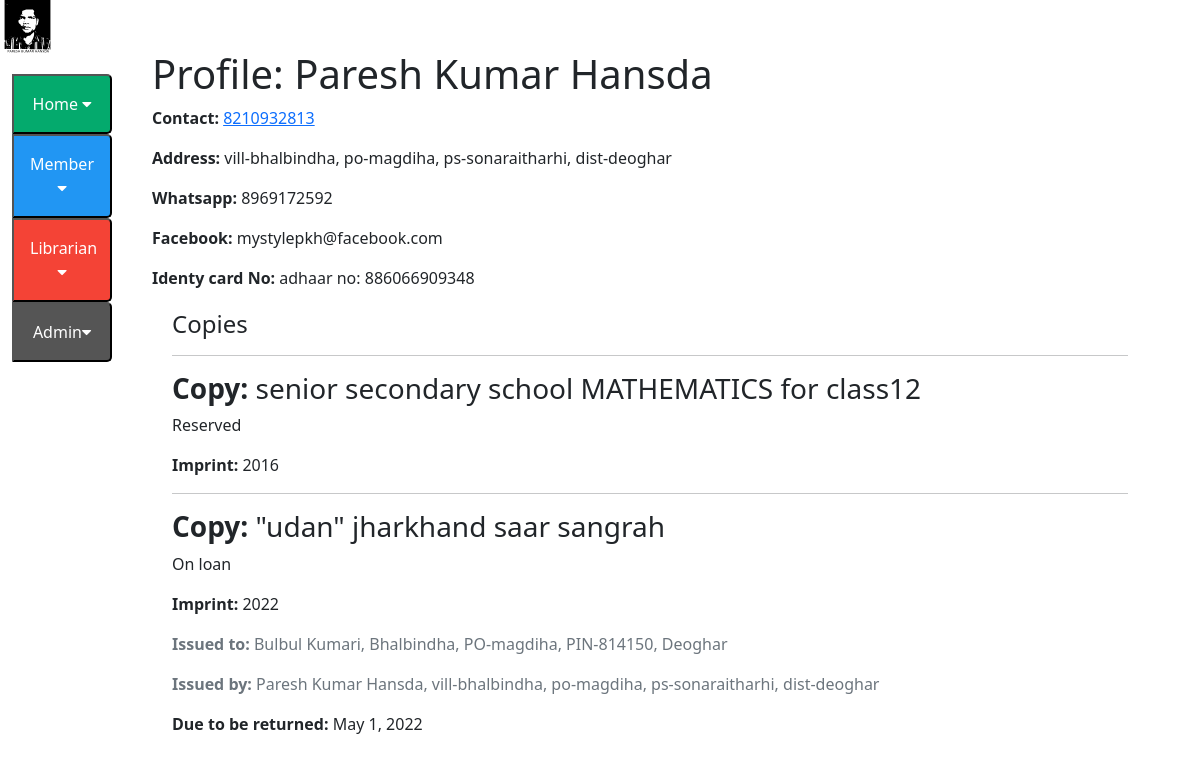
The app's page /catalog/librarian/1 (signed in) with its own data.
### catalog/models.py (models this page shows, shortened)
class Librarian(models.Model):
    django_id=models.OneToOneField(User, on_delete=models.RESTRICT, null=True)
    identy=models.CharField(max_length=200)
    contact_no=models.CharField(max_length=100)
    facebook=models.CharField(max_length=200)
    whatsapp=models.CharField(max_length=200)
    name=models.CharField(max_length=200)
    address=models.CharField(max_length=200)
    def __str__(self):
        return f'{self.name}, {self.address}'

class BookInstance(models.Model):
    id = models.UUIDField(primary_key=True, default=uuid.uuid4, help_text='Unique ID for this particular book across whole library')
    book = models.ForeignKey('Book', on_delete=models.RESTRICT, null=True)
    imprint = models.CharField(max_length=200)
    due_back = models.DateField(null=True, blank=True)
    LOAN_STATUS = (
        ('m', 'Maintenance'),
        ('o', 'On loan'),
        ('a', 'Available'),
        ('r', 'Reserved'),
    )
    status = models.CharField(
        max_length=1,
        choices=LOAN_STATUS,
        blank=True,
        default='m',
        help_text='Book availability',
    )
    class Meta:
        ordering = ['due_back']
        permissions = (("can_mark_returned", "Set book as returned"),)
    borrower = models.ForeignKey(Borrower, on_delete=models.SET_NULL, null=True, blank=True)
    librarian = models.ForeignKey(Librarian,on_delete=models.PROTECT,editable=False, null=True,blank=False)
    issuer=models.ForeignKey(Librarian,on_delete=models.PROTECT,editable=True,related_name="issue_by",blank=True,null=True)

class Book(models.Model):
    title = models.CharField(max_length=200)
    author = models.ForeignKey('Author', on_delete=models.SET_NULL, null=True)
    summary = models.TextField(max_length=1000, help_text='Enter a brief description of the book')
    isbn = models.CharField('ISBN', max_length=13, unique=True,
                             help_text='13 Character <a href="https://www.isbn-international.org/content/what-isbn">ISBN number</a>')
    genre = models.ManyToManyField(Genre, help_text='Select a genre for this book')
    language = models.ManyToManyField(Language, help_text='Select a language for this book')
    def __str__(self):
        return self.title
    def display_genre(self):
        """Create a string for the Genre. This is required to display genre in Admin."""
        return ', '.join(genre.name for genre in self.genre.all()[:3])
    display_genre.short_description = 'Genre'
    def display_language(self):
        """Create a string for the Genre. This is required to display genre in Admin."""
        return ', '.join(language.name for language in self.language.all()[:3])
    display_language.short_description = 'Language'

class Borrower(models.Model):
    django_id=models.OneToOneField(User, on_delete=models.RESTRICT, null=True, blank=True)
    identy=models.CharField(max_length=200)
    idcard = models.FileField(upload_to=user_directory_path,blank=True)
    contact_no=models.CharField(max_length=100)
    facebook=models.CharField(max_length=200)
    whatsapp=models.CharField(max_length=200)
    name=models.CharField(max_length=200)
    address=models.CharField(max_length=200)
    email_field = models.EmailField(max_length = 254,null=True)
    home_no=models.CharField(max_length=100,null=True)
    image = models.ImageField(blank=True, upload_to='profile_images')
    def __str__(self):
        return f'{self.name}, {self.address}'

### catalog/views.py (the view)
# urls.py: path('librarian/<int:pk>', views.LibrarianDetailView.as_view(), name='librarian-detail'),
class LibrarianDetailView(UserPassesTestMixin,generic.DetailView):
    model = Librarian
    template_name ='catalog/librarian_detail.html'
    def test_func(self):
        return self.request.user.is_staff

### catalog/templates/catalog/librarian_detail.html (shortened to what this page needs)
{% extends "base_generic.html" %}
{% block content %}
  <h1>Profile: {{ librarian.name }}</h1>
  <p><strong>Contact:</strong> <a href="">{{ librarian.contact_no }}</a></p>
  <p><strong>Address:</strong> {{ librarian.address }}</p>
  <p><strong>Whatsapp:</strong> {{ librarian.whatsapp }}</p>
  <p><strong>Facebook:</strong> {{ librarian.facebook }}</p>
  <p><strong>Identy card No:</strong> {{ librarian.identy}}</p>
  <div style="margin-left:20px;margin-top:20px">
    <h4>Copies</h4>
    {% for copy in librarian.bookinstance_set.all %}
      <hr>
      <p class="{% if copy.status == 'a' %}text-success{% elif copy.status == 'm' %}text-danger{% else %}text-warning{% endif %}">
       <h3><strong>Copy:</strong> {{ copy.book }}</h3> {{ copy.get_status_display }}
      </p>
      <p><strong>Imprint:</strong> {{ copy.imprint }}</p>
      {% if copy.status == 'o' %}
        <p class="text-muted"><strong>Issued to:</strong> {{ copy.borrower }}</p>
        <p class="text-muted"><strong>Issued by:</strong> {{ copy.issuer }}</p>
        <p><strong>Due to be returned:</strong> {{ copy.due_back }}</p>
      {% endif %}
    {% endfor %}
  </div>
{% endblock %}

### records on screen
Librarian: name "Paresh Kumar Hansda", contact_no "8210932813", address "vill-bhalbindha, po-magdiha, ps-sonaraitharhi, dist-deoghar", whatsapp "8969172592", facebook "mystylepkh@facebook.com", identy "adhaar no: 886066909348"
BookInstance: book "senior secondary school MATHEMATICS for class12", status "Reserved", imprint "2016"
BookInstance: book "\"udan\" jharkhand saar sangrah", status "On loan", imprint "2022", borrower "Bulbul Kumari, Bhalbindha, PO-magdiha, PIN-814150, Deoghar", issuer "Paresh Kumar Hansda, vill-bhalbindha, po-magdiha, ps-sonaraitharhi, dist-deoghar", due_back "May 1, 2022"
